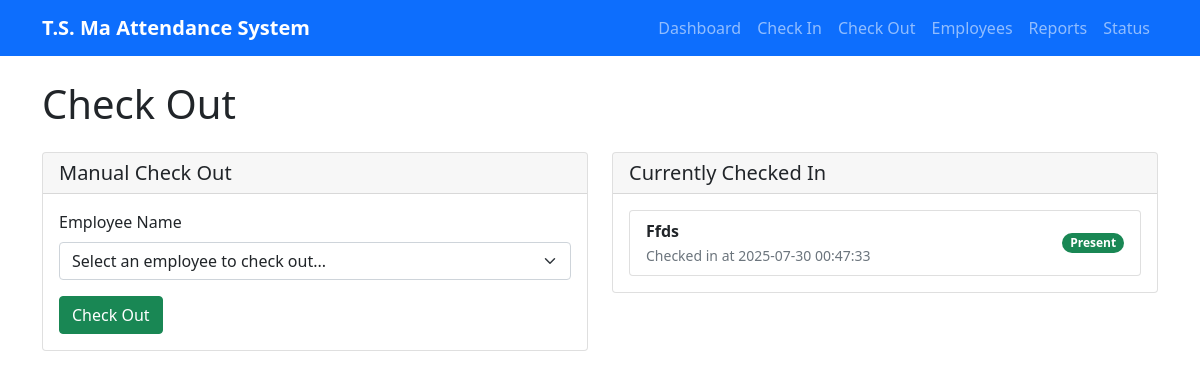
Page /check_out on the earlier database version.
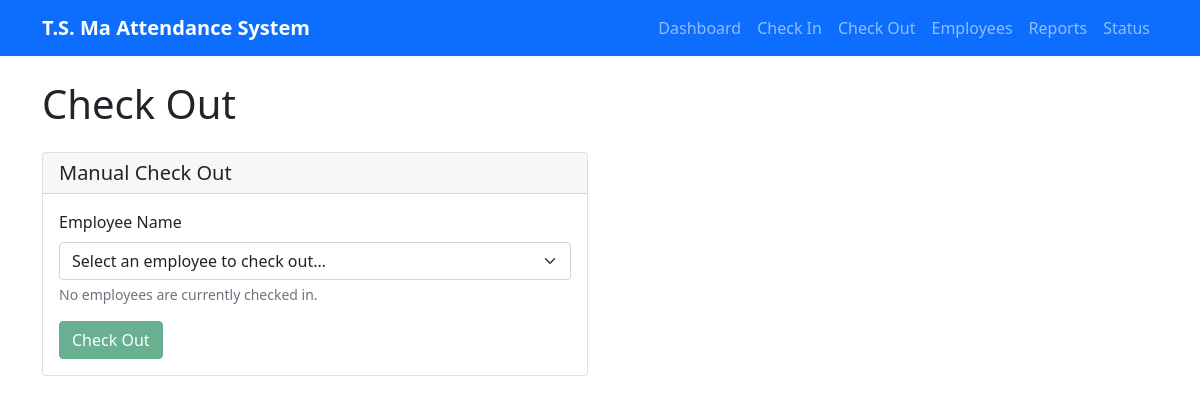
Same page on the later database version.
### tables this page shows
CREATE TABLE attendance (
                    id INTEGER PRIMARY KEY AUTOINCREMENT,
                    name TEXT NOT NULL,
                    date TEXT NOT NULL,
                    check_in_time TEXT,
                    check_out_time TEXT,
                    total_hours REAL,
                    status TEXT DEFAULT 'Absent',
                    created_at TIMESTAMP DEFAULT CURRENT_TIMESTAMP
                );

### attendance_web_server.py (the view, shortened to what this page needs)
@app.route('/check_out', methods=['GET', 'POST'])
def check_out():
    db = get_db()
    checked_in_employees = db.get_checked_in_employees()
    return render_template('check_out.html', checked_in_employees=checked_in_employees)

### attendance_database.py (called while the page is built)
    def _get_connection(self):
        return sqlite3.connect(self.db_path, check_same_thread=False)

    def get_checked_in_employees(self) -> List[Dict]:
        try:
            conn = self._get_connection()
            cursor = conn.cursor()
            current_date = datetime.now().strftime("%Y-%m-%d")
            cursor.execute('''
                SELECT name, check_in_time
                FROM attendance
                WHERE date = ? AND check_in_time IS NOT NULL AND check_out_time IS NULL
                ORDER BY name
            ''', (current_date,))
            checked_in = []
            for row in cursor.fetchall():
                checked_in.append({
                    'name': row[0],
                    'check_in_time': row[1]
                })
            conn.close()
            return checked_in
        except Exception as e:
            print(f"Error getting checked-in employees: {e}")
            return []

### attendance_web_server.py (called while the page is built)
def get_db():
    global db
    if db is None:
        db = AttendanceDatabase()
    return db

### templates/check_out.html (shortened to what this page needs)
{% extends "base.html" %}
{% block content %}
<h1 class="mb-4">Check Out</h1>
<div class="row">
    <div class="col-md-6">
        <div class="card">
            <div class="card-header">
                <h5 class="card-title mb-0">Manual Check Out</h5>
            </div>
            <div class="card-body">
                <form method="POST">
                    <div class="mb-3">
                        <label for="name" class="form-label">Employee Name</label>
                        <select class="form-select" id="name" name="name" required>
                            <option value="">Select an employee to check out...</option>
                        </select>
                        {% if not checked_in_employees %}
                        <div class="form-text text-muted">No employees are currently checked in.</div>
                        {% endif %}
                    </div>
                    <button type="submit" class="btn btn-success" {% if not checked_in_employees %}disabled{% endif %}>Check Out</button>
                </form>
            </div>
        </div>
    </div>
    {% if checked_in_employees %}
    <div class="col-md-6">
        <div class="card">
            <div class="card-header">
                <h5 class="card-title mb-0">Currently Checked In</h5>
            </div>
            <div class="card-body">
                <div class="list-group">
                    {% for employee in checked_in_employees %}
                    <div class="list-group-item d-flex justify-content-between align-items-center">
                        <div>
                            <strong>{{ employee.name }}</strong><br>
                            <small class="text-muted">Checked in at {{ employee.check_in_time }}</small>
                        </div>
                        <span class="badge bg-success rounded-pill">Present</span>
                    </div>
                    {% endfor %}
                </div>
            </div>
        </div>
    </div>
    {% endif %}
</div>
{% endblock %}

Differences in the rows shown:
removed attendance: name "Ffds", check_in_time "2025-07-30 00:47:33"
Other differences:
text no longer shown: "Currently Checked In"
text now shown: "No employees are currently checked in."
